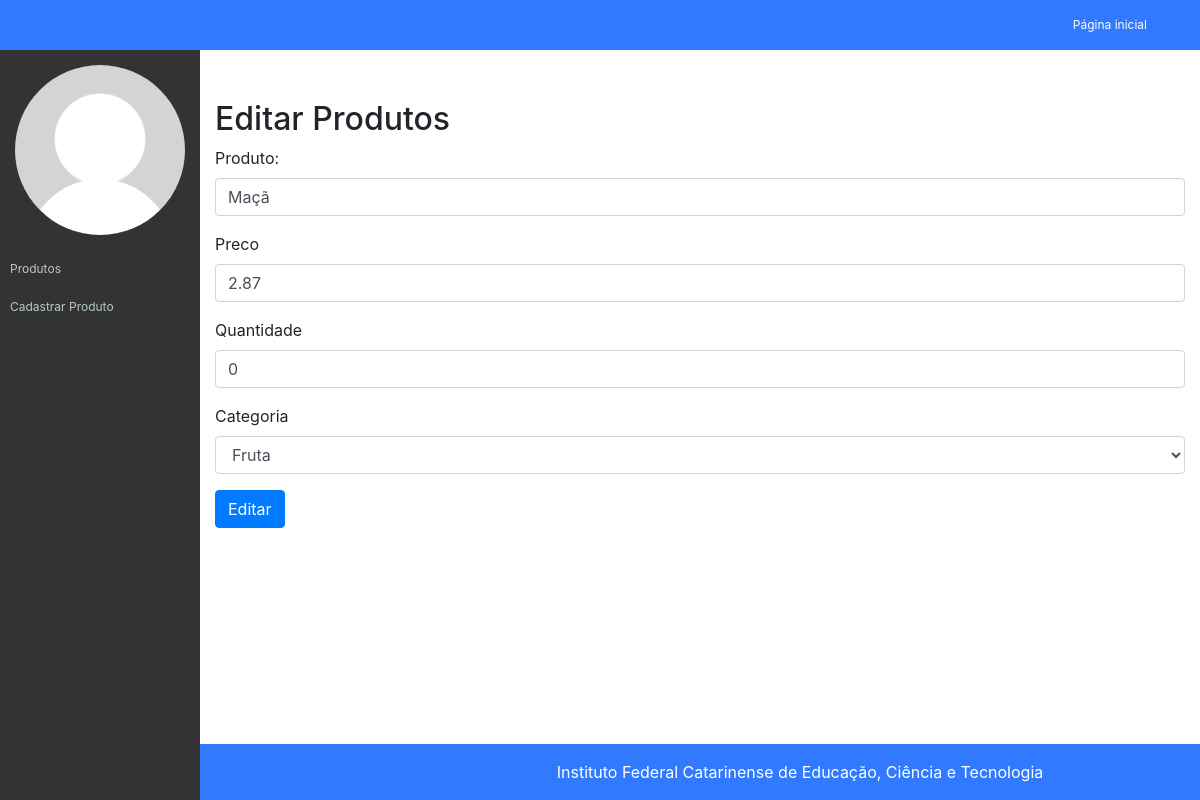
/nao/app/views/admin/editar-produto.php?id=4, run on the app's committed database.
### tables this page shows
CREATE TABLE `tb_produtos` (
  `codigo` int(11) NOT NULL,
  `nome` varchar(32) NOT NULL,
  `categoria` varchar(32) NOT NULL,
  `preco` decimal(10,2) NOT NULL,
  `quantidade_estoque` int(11) NOT NULL
);

### nao/app/models/Conexao.php (called while the page is built, shortened)
<?php
class Conexao {
    public static $conexao = null;
    public static function getConexao(){
        try{
            if(self::$conexao == null){
                self::$conexao = new PDO("mysql:host=".self::HOST.";dbname=".self::NOMEBANCO, self::USUARIO, self::SENHA);
                self::$conexao->setAttribute(PDO::ATTR_ERRMODE, PDO::ERRMODE_EXCEPTION);
            }
            return self:: $conexao;
        }catch(PDOException $e){
            die("Falhou a conexao ou ocorreu um erro banco: " . $e->getMessage());
        }
        return $conexao;
    }
}

### nao/app/models/CrudProdutos.php (called while the page is built, shortened)
<?php
require_once "Conexao.php";
require_once "Produto.php";
class CrudProdutos
{
    private $conexao;
    public function __construct()
    {
        $this->conexao = Conexao::getConexao();
    }
    public function getProduto(int $codigo)
    {
        $consulta = $this->conexao->query("SELECT * FROM tb_produtos WHERE codigo = $codigo");
        $produto = $consulta->fetch(PDO::FETCH_ASSOC);
        return new Produto($produto['nome'], $produto['preco'],$produto['quantidade_estoque'], $produto['categoria']);
    }
}

### nao/app/models/Produto.php (called while the page is built, shortened)
<?php
require_once "Conexao.php";
class Produto {
    public function __construct($nome, $preco,$estoque,$categoria, $codigo = null){
        $this->nome = $nome;
        $this->preco = $preco;
        $this->estoque = $estoque;
    }
}

### nao/app/views/admin/editar-produto.php (the view, shortened to what this page needs)
<?php
require_once 'cabecalho.php';
require_once "../../models/CrudProdutos.php";
$crud = new CrudProdutos();
$crud->getProduto($_GET['id']);
$produto = $crud->getProduto($_GET['id']);
?>
    <h2>Editar Produtos</h2>
    <form action="../../controllers/controladorProduto.php?acao=editar&id=<?= $_GET['id']?>" method="post">
        <div class="form-group">
            <label for="produto">Produto:</label>
            <input value="<?= $produto->nome?>" name="titulo" type="text" class="form-control" id="produto" aria-describedby="nome produto" placeholder="">
        </div>
        <div class="form-group">
            <label for="preco">Preco</label>
            <input value="<?= $produto->preco?>"name="preco" type="number" step="0.01" class="form-control" id="preco" placeholder="">
        </div>
        <div class="form-group">
            <label for="quantidade">Quantidade</label>
                <input value="<?= $produto->estoque?>"name="quantidade" type="number" class="form-control" id="quantidade" placeholder="">
        </div>
        <div class="form-group">
            <label for="Categoria">Categoria</label>
            <select  name="categoria" class="form-control" id="Categoria">
                <option>Fruta</option>
            </select>
        </div>
        <button type="submit" class="btn btn-primary">Editar</button>
    </form>
<?php require_once "rodape.php";?>

### nao/assets/css/ifc-style.css (style rules this page uses)
body { padding-top: 55px; }
@media (min-width: 992px) { body { padding-top: 55px; } }

### data on the page
tb_produtos: titulo "Maçã", preco "2.87", quantidade "0"
